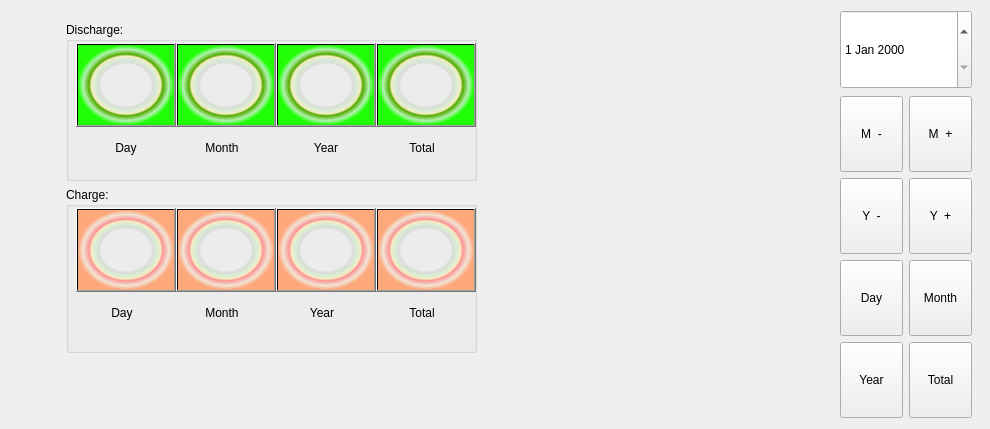
       <widget class="QWidget" name="DataReport_page">
        <attribute name="title">
         <string>Data report</string>
        </attribute>
        <widget class="QWidget" name="horizontalLayoutWidget_2">
         <property name="geometry">
          <rect>
           <x>-1</x>
           <y>9</y>
           <width>981</width>
           <height>411</height>
          </rect>
         </property>
         <layout class="QHBoxLayout" name="horizontalLayout_25">
          <item>
           <widget class="QStackedWidget" name="Report_tab">
            <property name="maximumSize">
             <size>
              <width>821</width>
              <height>404</height>
             </size>
            </property>
            <property name="currentIndex">
             <number>3</number>
            </property>
            <widget class="QWidget" name="Report_tabPage_D"/>
            <widget class="QWidget" name="Report_tabPage_M"/>
            <widget class="QWidget" name="Report_tabPage_Y"/>
            <widget class="QWidget" name="Report_tabPage_T">
             <widget class="QWidget" name="verticalLayoutWidget_5">
              <property name="geometry">
               <rect>
                <x>60</x>
                <y>10</y>
                <width>411</width>
                <height>331</height>
               </rect>
              </property>
              <layout class="QVBoxLayout" name="verticalLayout_19">
               <item>
                <widget class="QGroupBox" name="groupBox">
                 <property name="maximumSize">
                  <size>
                   <width>452</width>
                   <height>166</height>
                  </size>
                 </property>
                 <property name="title">
                  <string>Discharge:</string>
                 </property>
                 <widget class="QWidget" name="verticalLayoutWidget_6">
                  <property name="geometry">
                   <rect>
                    <x>10</x>
                    <y>20</y>
                    <width>102</width>
                    <height>123</height>
                   </rect>
                  </property>
                  <layout class="QVBoxLayout" name="verticalLayout_34">
                   <item>
                    <widget class="QPushButton" name="Dis_D">
                     <property name="minimumSize">
                      <size>
                       <width>100</width>
                       <height>84</height>
                      </size>
                     </property>
                     <property name="maximumSize">
                      <size>
                       <width>100</width>
                       <height>84</height>
                      </size>
                     </property>
                     <property name="styleSheet">
                      <string notr="true">background-color: qradialgradient(spread:pad, cx:0.5, cy:0.5, radius:0.5, fx:0.5, fy:0.5, stop:0 rgba(0, 0, 0, 0), stop:0.52 rgba(0, 0, 0, 0), stop:0.565 rgba(82, 121, 76, 33), stop:0.65 rgba(159, 235, 148, 64), stop:0.721925 rgba(255, 238, 150, 129), stop:0.77 rgba(85, 170, 0, 255), stop:0.89 rgba(79, 255, 76, 100), stop:1 rgba(33, 255, 6, 255));</string>
                     </property>
                     <property name="text">
                      <string/>
                     </property>
                    </widget>
                   </item>
                   <item>
                    <widget class="QLabel" name="label_2">
                     <property name="minimumSize">
                      <size>
                       <width>92</width>
                       <height>28</height>
                      </size>
                     </property>
                     <property name="maximumSize">
                      <size>
                       <width>100</width>
                       <height>28</height>
                      </size>
                     </property>
                     <property name="layoutDirection">
                      <enum>Qt::LeftToRight</enum>
                     </property>
                     <property name="frameShape">
                      <enum>QFrame::NoFrame</enum>
                     </property>
                     <property name="text">
                      <string>Day</string>
                     </property>
                     <property name="textFormat">
                      <enum>Qt::AutoText</enum>
                     </property>
                     <property name="alignment">
                      <set>Qt::AlignCenter</set>
                     </property>
                    </widget>
                   </item>
                  </layout>
                 </widget>
                 <widget class="QWidget" name="verticalLayoutWidget_7">
                  <property name="geometry">
                   <rect>
                    <x>110</x>
                    <y>20</y>
                    <width>102</width>
                    <height>123</height>
                   </rect>
                  </property>
                  <layout class="QVBoxLayout" name="verticalLayout_24">
                   <item>
                    <widget class="QPushButton" name="Dis_M">
                     <property name="minimumSize">
                      <size>
                       <width>100</width>
                       <height>84</height>
                      </size>
                     </property>
                     <property name="maximumSize">
                      <size>
                       <width>100</width>
                       <height>84</height>
                      </size>
                     </property>
                     <property name="styleSheet">
                      <string notr="true">background-color: qradialgradient(spread:pad, cx:0.5, cy:0.5, radius:0.5, fx:0.5, fy:0.5, stop:0 rgba(0, 0, 0, 0), stop:0.52 rgba(0, 0, 0, 0), stop:0.565 rgba(82, 121, 76, 33), stop:0.65 rgba(159, 235, 148, 64), stop:0.721925 rgba(255, 238, 150, 129), stop:0.77 rgba(85, 170, 0, 255), stop:0.89 rgba(79, 255, 76, 100), stop:1 rgba(33, 255, 6, 255));</string>
                     </property>
                     <property name="text">
                      <string/>
                     </property>
                    </widget>
                   </item>
                   <item>
                    <widget class="QLabel" name="label_3">
                     <property name="minimumSize">
                      <size>
                       <width>92</width>
                       <height>28</height>
                      </size>
                     </property>
                     <property name="maximumSize">
                      <size>
                       <width>92</width>
                       <height>28</height>
                      </size>
                     </property>
                     <property name="text">
                      <string>Month</string>
                     </property>
                     <property name="alignment">
                      <set>Qt::AlignCenter</set>
                     </property>
                    </widget>
                   </item>
                  </layout>
                 </widget>
                 <widget class="QWidget" name="verticalLayoutWidget_8">
                  <property name="geometry">
                   <rect>
                    <x>210</x>
                    <y>20</y>
                    <width>102</width>
                    <height>123</height>
                   </rect>
                  </property>
                  <layout class="QVBoxLayout" name="verticalLayout_250">
                   <item>
                    <widget class="QPushButton" name="Dis_Y">
                     <property name="minimumSize">
                      <size>
                       <width>100</width>
                       <height>84</height>
                      </size>
                     </property>
                     <property name="maximumSize">
                      <size>
                       <width>100</width>
                       <height>84</height>
                      </size>
                     </property>
                     <property name="styleSheet">
                      <string notr="true">background-color: qradialgradient(spread:pad, cx:0.5, cy:0.5, radius:0.5, fx:0.5, fy:0.5, stop:0 rgba(0, 0, 0, 0), stop:0.52 rgba(0, 0, 0, 0), stop:0.565 rgba(82, 121, 76, 33), stop:0.65 rgba(159, 235, 148, 64), stop:0.721925 rgba(255, 238, 150, 129), stop:0.77 rgba(85, 170, 0, 255), stop:0.89 rgba(79, 255, 76, 100), stop:1 rgba(33, 255, 6, 255));</string>
                     </property>
                     <property name="text">
                      <string/>
                     </property>
                    </widget>
                   </item>
                   <item>
                    <widget class="QLabel" name="label_4">
                     <property name="minimumSize">
                      <size>
                       <width>92</width>
                       <height>28</height>
                      </size>
                     </property>
                     <property name="maximumSize">
                      <size>
                       <width>100</width>
                       <height>28</height>
                      </size>
                     </property>
                     <property name="text">
                      <string>Year</string>
                     </property>
                     <property name="alignment">
                      <set>Qt::AlignCenter</set>
                     </property>
                    </widget>
                   </item>
                  </layout>
                 </widget>
                 <widget class="QWidget" name="verticalLayoutWidget_9">
                  <property name="geometry">
                   <rect>
                    <x>310</x>
                    <y>20</y>
                    <width>102</width>
                    <height>123</height>
                   </rect>
                  </property>
                  <layout class="QVBoxLayout" name="verticalLayout_23">
                   <item>
                    <widget class="QPushButton" name="Dis_T">
                     <property name="minimumSize">
                      <size>
                       <width>100</width>
                       <height>84</height>
                      </size>
                     </property>
                     <property name="maximumSize">
                      <size>
                       <width>100</width>
                       <height>84</height>
                      </size>
                     </property>
                     <property name="styleSheet">
                      <string notr="true">background-color: qradialgradient(spread:pad, cx:0.5, cy:0.5, radius:0.5, fx:0.5, fy:0.5, stop:0 rgba(0, 0, 0, 0), stop:0.52 rgba(0, 0, 0, 0), stop:0.565 rgba(82, 121, 76, 33), stop:0.65 rgba(159, 235, 148, 64), stop:0.721925 rgba(255, 238, 150, 129), stop:0.77 rgba(85, 170, 0, 255), stop:0.89 rgba(79, 255, 76, 100), stop:1 rgba(33, 255, 6, 255));</string>
                     </property>
                     <property name="text">
                      <string/>
                     </property>
                    </widget>
                   </item>
                   <item>
                    <widget class="QLabel" name="lable5">
                     <property name="minimumSize">
                      <size>
                       <width>92</width>
                       <height>28</height>
                      </size>
                     </property>
                     <property name="maximumSize">
                      <size>
                       <width>92</width>
                       <height>28</height>
                      </size>
                     </property>
                     <property name="text">
                      <string>Total</string>
                     </property>
                     <property name="alignment">
                      <set>Qt::AlignCenter</set>
                     </property>
                    </widget>
                   </item>
                  </layout>
                 </widget>
                </widget>
               </item>
               <item>
                <widget class="QGroupBox" name="groupBox_2">
                 <property name="minimumSize">
                  <size>
                   <width>0</width>
                   <height>166</height>
                  </size>
                 </property>
                 <property name="maximumSize">
                  <size>
                   <width>452</width>
                   <height>166</height>
                  </size>
                 </property>
                 <property name="title">
                  <string>Charge:</string>
                 </property>
                 <widget class="QWidget" name="verticalLayoutWidget_10">
                  <property name="geometry">
                   <rect>
                    <x>10</x>
                    <y>20</y>
                    <width>102</width>
                    <height>123</height>
                   </rect>
                  </property>
                  <layout class="QVBoxLayout" name="verticalLayout_40">
                   <item>
                    <widget class="QPushButton" name="Char_D">
                     <property name="minimumSize">
                      <size>
                       <width>100</width>
                       <height>84</height>
                      </size>
                     </property>
                     <property name="maximumSize">
                      <size>
                       <width>100</width>
                       <height>84</height>
                      </size>
                     </property>
                     <property name="styleSheet">
                      <string notr="true">background-color: qradialgradient(spread:pad, cx:0.5, cy:0.5, radius:0.5, fx:0.5, fy:0.5, stop:0 rgba(0, 0, 0, 0), stop:0.52 rgba(0, 0, 0, 0), stop:0.565 rgba(82, 121, 76, 33), stop:0.65 rgba(159, 235, 148, 64), stop:0.721925 rgba(255, 238, 150, 129), stop:0.77 rgba(255, 128, 128, 204), stop:0.89 rgba(255, 205,144, 64), stop:1 rgba(255, 168, 124, 255));</string>
                     </property>
                     <property name="text">
                      <string/>
                     </property>
                    </widget>
                   </item>
                   <item>
                    <widget class="QLabel" name="label_6">
                     <property name="minimumSize">
                      <size>
                       <width>92</width>
                       <height>28</height>
                      </size>
                     </property>
                     <property name="maximumSize">
                      <size>
                       <width>92</width>
                       <height>28</height>
                      </size>
                     </property>
                     <property name="text">
                      <string>Day</string>
                     </property>
                     <property name="alignment">
                      <set>Qt::AlignCenter</set>
                     </property>
                    </widget>
                   </item>
                  </layout>
                 </widget>
                 <widget class="QWidget" name="verticalLayoutWidget_11">
                  <property name="geometry">
                   <rect>
                    <x>110</x>
                    <y>20</y>
                    <width>102</width>
                    <height>123</height>
                   </rect>
                  </property>
                  <layout class="QVBoxLayout" name="verticalLayout_30">
                   <item>
                    <widget class="QPushButton" name="Char_M">
                     <property name="minimumSize">
                      <size>
                       <width>100</width>
                       <height>84</height>
                      </size>
                     </property>
                     <property name="maximumSize">
                      <size>
                       <width>100</width>
                       <height>84</height>
                      </size>
                     </property>
                     <property name="styleSheet">
                      <string notr="true">background-color: qradialgradient(spread:pad, cx:0.5, cy:0.5, radius:0.5, fx:0.5, fy:0.5, stop:0 rgba(0, 0, 0, 0), stop:0.52 rgba(0, 0, 0, 0), stop:0.565 rgba(82, 121, 76, 33), stop:0.65 rgba(159, 235, 148, 64), stop:0.721925 rgba(255, 238, 150, 129), stop:0.77 rgba(255, 128, 128, 204), stop:0.89 rgba(255, 205,144, 64), stop:1 rgba(255, 168, 124, 255));</string>
                     </property>
                     <property name="text">
                      <string/>
                     </property>
                    </widget>
                   </item>
                   <item>
                    <widget class="QLabel" name="label_7">
                     <property name="minimumSize">
                      <size>
                       <width>92</width>
                       <height>28</height>
                      </size>
                     </property>
                     <property name="maximumSize">
                      <size>
                       <width>92</width>
                       <height>28</height>
                      </size>
                     </property>
                     <property name="text">
                      <string>Month</string>
                     </property>
                     <property name="alignment">
                      <set>Qt::AlignCenter</set>
                     </property>
                    </widget>
                   </item>
                  </layout>
                 </widget>
                 <widget class="QWidget" name="verticalLayoutWidget_12">
                  <property name="geometry">
                   <rect>
                    <x>210</x>
                    <y>20</y>
                    <width>102</width>
                    <height>123</height>
                   </rect>
                  </property>
                  <layout class="QVBoxLayout" name="verticalLayout_31">
                   <item>
                    <widget class="QPushButton" name="Char_Y">
                     <property name="minimumSize">
                      <size>
                       <width>100</width>
                       <height>84</height>
                      </size>
                     </property>
                     <property name="maximumSize">
                      <size>
                       <width>100</width>
                       <height>84</height>
                      </size>
                     </property>
                     <property name="styleSheet">
                      <string notr="true">background-color: qradialgradient(spread:pad, cx:0.5, cy:0.5, radius:0.5, fx:0.5, fy:0.5, stop:0 rgba(0, 0, 0, 0), stop:0.52 rgba(0, 0, 0, 0), stop:0.565 rgba(82, 121, 76, 33), stop:0.65 rgba(159, 235, 148, 64), stop:0.721925 rgba(255, 238, 150, 129), stop:0.77 rgba(255, 128, 128, 204), stop:0.89 rgba(255, 205,144, 64), stop:1 rgba(255, 168, 124, 255));</string>
                     </property>
                     <property name="text">
                      <string/>
                     </property>
                    </widget>
                   </item>
                   <item>
                    <widget class="QLabel" name="label_8">
                     <property name="minimumSize">
                      <size>
                       <width>92</width>
                       <height>28</height>
                      </size>
                     </property>
                     <property name="maximumSize">
                      <size>
                       <width>92</width>
                       <height>28</height>
                      </size>
                     </property>
                     <property name="text">
                      <string>Year</string>
                     </property>
                     <property name="alignment">
                      <set>Qt::AlignCenter</set>
                     </property>
                    </widget>
                   </item>
                  </layout>
                 </widget>
                 <widget class="QWidget" name="verticalLayoutWidget_13">
                  <property name="geometry">
                   <rect>
                    <x>310</x>
                    <y>20</y>
                    <width>102</width>
                    <height>123</height>
                   </rect>
                  </property>
                  <layout class="QVBoxLayout" name="verticalLayout_32">
                   <item>
                    <widget class="QPushButton" name="Char_T">
                     <property name="minimumSize">
                      <size>
                       <width>100</width>
                       <height>84</height>
                      </size>
                     </property>
                     <property name="maximumSize">
                      <size>
                       <width>100</width>
                       <height>84</height>
                      </size>
                     </property>
                     <property name="styleSheet">
                      <string notr="true">background-color: qradialgradient(spread:pad, cx:0.5, cy:0.5, radius:0.5, fx:0.5, fy:0.5, stop:0 rgba(0, 0, 0, 0), stop:0.52 rgba(0, 0, 0, 0), stop:0.565 rgba(82, 121, 76, 33), stop:0.65 rgba(159, 235, 148, 64), stop:0.721925 rgba(255, 238, 150, 129), stop:0.77 rgba(255, 128, 128, 204), stop:0.89 rgba(255, 205,144, 64), stop:1 rgba(255, 168, 124, 255));</string>
                     </property>
                     <property name="text">
                      <string/>
                     </property>
                    </widget>
                   </item>
                   <item>
                    <widget class="QLabel" name="label_9">
                     <property name="minimumSize">
                      <size>
                       <width>92</width>
                       <height>28</height>
                      </size>
                     </property>
                     <property name="maximumSize">
                      <size>
                       <width>92</width>
                       <height>28</height>
                      </size>
                     </property>
                     <property name="text">
                      <string>Total</string>
                     </property>
                     <property name="alignment">
                      <set>Qt::AlignCenter</set>
                     </property>
                    </widget>
                   </item>
                  </layout>
                 </widget>
                </widget>
               </item>
              </layout>
             </widget>
            </widget>
           </widget>
          </item>
          <item>
           <layout class="QVBoxLayout" name="verticalLayout_13">
            <item>
             <widget class="QDateEdit" name="dateEdit">
              <property name="maximumSize">
               <size>
                <width>141</width>
                <height>79</height>
               </size>
              </property>
             </widget>
            </item>
            <item>
             <layout class="QHBoxLayout" name="horizontalLayout_9">
              <item>
               <layout class="QVBoxLayout" name="verticalLayout_18">
                <item>
                 <widget class="QPushButton" name="Subtract_M">
                  <property name="maximumSize">
                   <size>
                    <width>63</width>
                    <height>76</height>
                   </size>
                  </property>
                  <property name="text">
                   <string>M  -</string>
                  </property>
                 </widget>
                </item>
                <item>
                 <widget class="QPushButton" name="Subtract_Y">
                  <property name="maximumSize">
                   <size>
                    <width>63</width>
                    <height>76</height>
                   </size>
                  </property>
                  <property name="text">
                   <string>Y  -</string>
                  </property>
                 </widget>
                </item>
                <item>
                 <widget class="QPushButton" name="Day_btn">
                  <property name="maximumSize">
                   <size>
                    <width>63</width>
                    <height>76</height>
                   </size>
                  </property>
                  <property name="text">
                   <string>Day</string>
                  </property>
                 </widget>
                </item>
                <item>
                 <widget class="QPushButton" name="Year_btn">
                  <property name="maximumSize">
                   <size>
                    <width>63</width>
                    <height>76</height>
                   </size>
                  </property>
                  <property name="text">
                   <string>Year</string>
                  </property>
                 </widget>
                </item>
               </layout>
              </item>
              <item>
               <layout class="QVBoxLayout" name="verticalLayout_22">
                <item>
                 <widget class="QPushButton" name="Add_M">
                  <property name="maximumSize">
                   <size>
                    <width>63</width>
                    <height>76</height>
                   </size>
                  </property>
                  <property name="text">
                   <string>M  +</string>
                  </property>
                 </widget>
                </item>
                <item>
                 <widget class="QPushButton" name="Add_Y">
                  <property name="maximumSize">
                   <size>
                    <width>63</width>
                    <height>76</height>
                   </size>
                  </property>
                  <property name="text">
                   <string>Y  +</string>
                  </property>
                 </widget>
                </item>
                <item>
                 <widget class="QPushButton" name="Month_btn">
                  <property name="maximumSize">
                   <size>
                    <width>63</width>
                    <height>76</height>
                   </size>
                  </property>
                  <property name="text">
                   <string>Month</string>
                  </property>
                 </widget>
                </item>
                <item>
                 <widget class="QPushButton" name="Total_btn">
                  <property name="maximumSize">
                   <size>
                    <width>63</width>
                    <height>76</height>
                   </size>
                  </property>
                  <property name="text">
                   <string>Total</string>
                  </property>
                 </widget>
                </item>
               </layout>
              </item>
             </layout>
            </item>
           </layout>
          </item>
         </layout>
        </widget>
       </widget>
